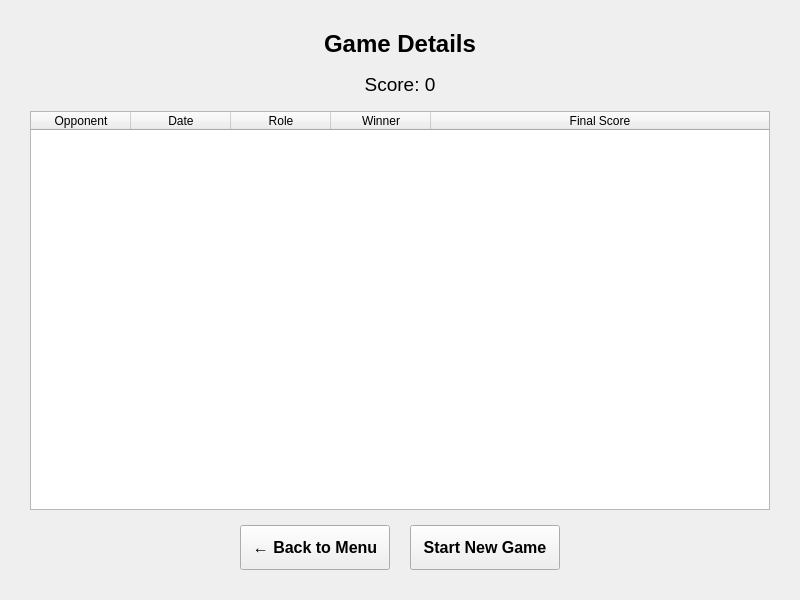
<?xml version="1.0" encoding="UTF-8"?>
<ui version="4.0">
 <class>GameDetailPage</class>
 <widget class="QWidget" name="GameDetailPage">
  <property name="geometry">
   <rect>
    <x>0</x>
    <y>0</y>
    <width>800</width>
    <height>600</height>
   </rect>
  </property>
  <property name="windowTitle">
   <string>Game Details</string>
  </property>
  <layout class="QVBoxLayout" name="verticalLayout_main">
   <property name="spacing">
    <number>15</number>
   </property>
   <property name="leftMargin">
    <number>30</number>
   </property>
   <property name="topMargin">
    <number>30</number>
   </property>
   <property name="rightMargin">
    <number>30</number>
   </property>
   <property name="bottomMargin">
    <number>30</number>
   </property>
   <item>
    <widget class="QLabel" name="titleLabel">
     <property name="font">
      <font>
       <pointsize>18</pointsize>
       <weight>75</weight>
       <bold>true</bold>
      </font>
     </property>
     <property name="text">
      <string>Game Details</string>
     </property>
     <property name="alignment">
      <set>Qt::AlignCenter</set>
     </property>
    </widget>
   </item>
   <item>
    <widget class="QLabel" name="scoreLabel">
     <property name="font">
      <font>
       <pointsize>14</pointsize>
      </font>
     </property>
     <property name="text">
      <string>Score: 0</string>
     </property>
     <property name="alignment">
      <set>Qt::AlignCenter</set>
     </property>
    </widget>
   </item>
   <item>
    <widget class="QTableWidget" name="historyTable">
     <property name="minimumSize">
      <size>
       <width>0</width>
       <height>300</height>
      </size>
     </property>
     <property name="columnCount">
      <number>5</number>
     </property>
     <attribute name="horizontalHeaderStretchLastSection">
      <bool>true</bool>
     </attribute>
     <attribute name="verticalHeaderVisible">
      <bool>false</bool>
     </attribute>
     <column>
      <property name="text">
       <string>Opponent</string>
      </property>
     </column>
     <column>
      <property name="text">
       <string>Date</string>
      </property>
     </column>
     <column>
      <property name="text">
       <string>Role</string>
      </property>
     </column>
     <column>
      <property name="text">
       <string>Winner</string>
      </property>
     </column>
     <column>
      <property name="text">
       <string>Final Score</string>
      </property>
     </column>
    </widget>
   </item>
   <item>
    <layout class="QHBoxLayout" name="horizontalLayout_buttons">
     <property name="spacing">
      <number>20</number>
     </property>
     <item>
      <spacer name="horizontalSpacer_left">
       <property name="orientation">
        <enum>Qt::Orientation::Horizontal</enum>
       </property>
       <property name="sizeHint" stdset="0">
        <size>
         <width>40</width>
         <height>20</height>
        </size>
       </property>
      </spacer>
     </item>
     <item>
      <widget class="QPushButton" name="backButton">
       <property name="minimumSize">
        <size>
         <width>150</width>
         <height>45</height>
        </size>
       </property>
       <property name="font">
        <font>
         <pointsize>12</pointsize>
         <weight>75</weight>
         <bold>true</bold>
        </font>
       </property>
       <property name="text">
        <string>← Back to Menu</string>
       </property>
      </widget>
     </item>
     <item>
      <widget class="QPushButton" name="startNewGameButton">
       <property name="minimumSize">
        <size>
         <width>150</width>
         <height>45</height>
        </size>
       </property>
       <property name="font">
        <font>
         <pointsize>12</pointsize>
         <weight>75</weight>
         <bold>true</bold>
        </font>
       </property>
       <property name="text">
        <string>Start New Game</string>
       </property>
      </widget>
     </item>
     <item>
      <spacer name="horizontalSpacer_right">
       <property name="orientation">
        <enum>Qt::Orientation::Horizontal</enum>
       </property>
       <property name="sizeHint" stdset="0">
        <size>
         <width>40</width>
         <height>20</height>
        </size>
       </property>
      </spacer>
     </item>
    </layout>
   </item>
  </layout>
 </widget>
 <resources/>
 <connections/>
</ui>
